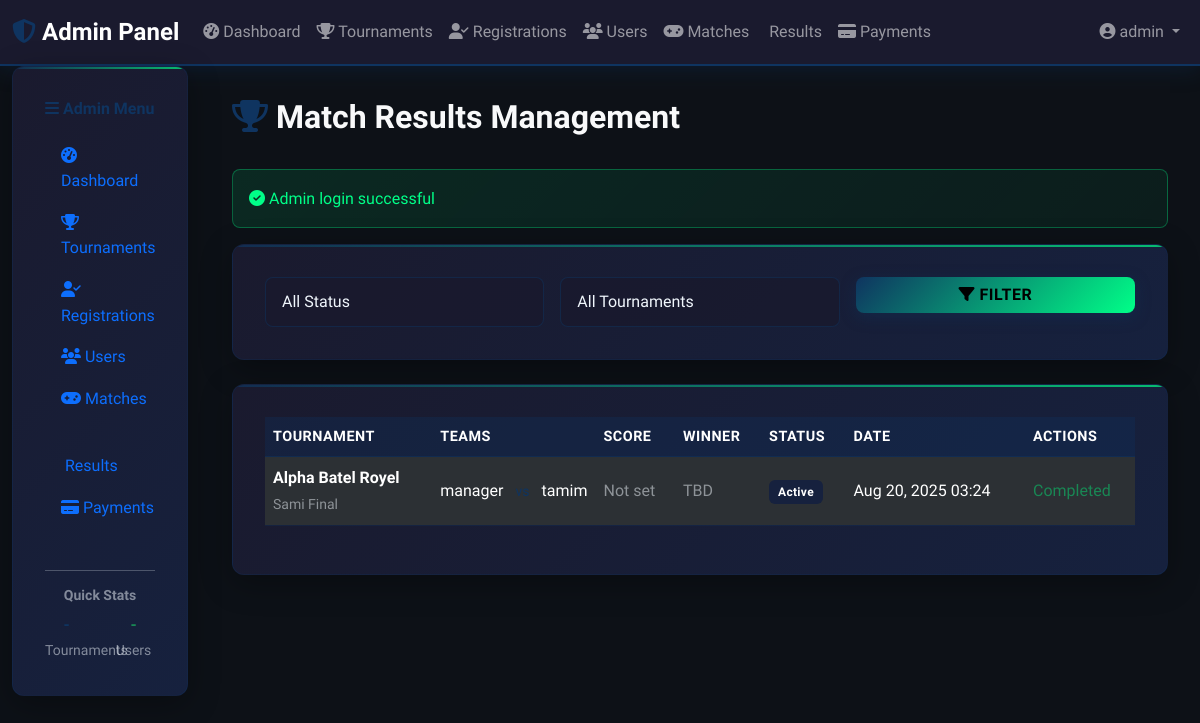
/admin/results.php (signed in), run on the app's committed database.
### tables this page shows
CREATE TABLE matches (
                    id INTEGER PRIMARY KEY AUTOINCREMENT,
                    tournament_id INTEGER NOT NULL,
                    team1_id INTEGER NOT NULL,
                    team2_id INTEGER NOT NULL,
                    team1_name VARCHAR(100),
                    team2_name VARCHAR(100),
                    status VARCHAR(20) DEFAULT 'scheduled',
                    score1 INTEGER,
                    score2 INTEGER,
                    winner_id INTEGER,
                    scheduled_at DATETIME,
                    started_at DATETIME,
                    completed_at DATETIME,
                    created_at DATETIME DEFAULT CURRENT_TIMESTAMP, scheduled_date DATETIME, updated_at TIMESTAMP DEFAULT CURRENT_TIMESTAMP, round VARCHAR(50), notes TEXT,
                    FOREIGN KEY (tournament_id) REFERENCES tournaments(id) ON DELETE CASCADE,
                    FOREIGN KEY (team1_id) REFERENCES users(id),
                    FOREIGN KEY (team2_id) REFERENCES users(id),
                    FOREIGN KEY (winner_id) REFERENCES users(id)
                );

CREATE TABLE tournaments (
                    id INTEGER PRIMARY KEY AUTOINCREMENT,
                    name VARCHAR(200) NOT NULL,
                    description TEXT,
                    game_type VARCHAR(100) NOT NULL,
                    max_teams INTEGER NOT NULL,
                    entry_fee DECIMAL(10,2) DEFAULT 0,
                    prize_pool DECIMAL(10,2) DEFAULT 0,
                    start_date DATETIME,
                    end_date DATETIME,
                    status VARCHAR(20) DEFAULT 'upcoming',
                    thumbnail VARCHAR(255),
                    created_at DATETIME DEFAULT CURRENT_TIMESTAMP,
                    updated_at DATETIME DEFAULT CURRENT_TIMESTAMP
                , winner_id INTEGER, runner_up_id INTEGER, third_place_id INTEGER, winner_prize DECIMAL(10,2) DEFAULT 0.00, runner_up_prize DECIMAL(10,2) DEFAULT 0.00, third_place_prize DECIMAL(10,2) DEFAULT 0.00);

### includes/functions.php (called while the page is built, shortened)
<?php
function getFlashMessage() {
    if (isset($_SESSION['flash_message'])) {
        $message = $_SESSION['flash_message'];
        $type = $_SESSION['flash_type'] ?? 'info';
        return ['message' => $message, 'type' => $type];
    }
    return null;
}
function formatDate($date, $format = 'M d, Y H:i') {
    return date($format, strtotime($date));
}
?>

### admin/results.php (the view, shortened to what this page needs)
<?php
require_once '../config/config.php';
$action = $_GET['action'] ?? 'list';
$success = '';
if ($action === 'list') {
    $whereClause = 'WHERE 1=1';
    $params = [];
    $stmt = $pdo->prepare("
        SELECT m.*, t.name as tournament_name,
               u1.username as team1_name, u1.full_name as team1_fullname,
               u2.username as team2_name, u2.full_name as team2_fullname,
               w.username as winner_name
        FROM matches m
        JOIN tournaments t ON m.tournament_id = t.id
        JOIN users u1 ON m.team1_id = u1.id
        JOIN users u2 ON m.team2_id = u2.id
        LEFT JOIN users w ON m.winner_id = w.id
        $whereClause
        ORDER BY m.scheduled_date DESC, m.created_at DESC
    ");
    $stmt->execute($params);
    $matches = $stmt->fetchAll();
}
$flash = getFlashMessage();
if ($flash) {
    if ($flash['type'] === 'success') $success = $flash['message'];
    else $error = $flash['message'];
}
?>
<!DOCTYPE html>
<html lang="en">
<head>
    <link href="https://cdn.jsdelivr.net/npm/bootstrap@5.3.0/dist/css/bootstrap.min.css" rel="stylesheet">
    <link rel="stylesheet" href="https://cdnjs.cloudflare.com/ajax/libs/font-awesome/6.4.0/css/all.min.css">
    <link rel="stylesheet" href="../assets/css/style.css">
</head>
<body>
    <?php include '../includes/navbar.php'; ?>
    <div class="container-fluid">
        <div class="row">
            <?php include '../includes/sidebar.php'; ?>
            <div class="col-lg-9 col-xl-10 main-content">
                <div class="d-flex justify-content-between align-items-center mb-4">
                    <h2 class="text-light">
                        <i class="fas fa-trophy text-accent"></i> Match Results Management
                    </h2>
                </div>
                <?php if ($success): ?>
                    <div class="alert alert-success">
                        <i class="fas fa-check-circle"></i> <?= htmlspecialchars($success) ?>
                    </div>
                <?php endif; ?>
                <?php if ($action === 'list'): ?>
                    <div class="gaming-card mb-4">
                        <form method="GET" class="row g-3">
                            <div class="col-md-4">
                                <select class="form-control gaming-input" name="status">
                                    <option value="">All Status</option>
                                </select>
                            </div>
                            <div class="col-md-4">
                                <select class="form-control gaming-input" name="tournament">
                                    <option value="">All Tournaments</option>
                                </select>
                            </div>
                            <div class="col-md-4">
                                <button type="submit" class="btn btn-accent w-100">
                                    <i class="fas fa-filter"></i> Filter
                                </button>
                            </div>
                        </form>
                    </div>
                    <div class="gaming-card">
                        <?php if (empty($matches)): ?>
                            <div class="text-center py-5">
                                <i class="fas fa-gamepad fa-4x text-accent mb-3"></i>
                                <h4>No Matches Found</h4>
                                <p class="text-light-50">No matches match your current filters</p>
                            </div>
                        <?php else: ?>
                            <div class="table-responsive">
                                <table class="table table-dark table-striped">
                                    <thead>
                                        <tr>
                                            <th>Tournament</th>
                                            <th>Teams</th>
                                            <th>Score</th>
                                            <th>Winner</th>
                                            <th>Status</th>
                                            <th>Date</th>
                                            <th>Actions</th>
                                        </tr>
                                    </thead>
                                    <tbody>
                                        <?php foreach ($matches as $m): ?>
                                            <tr>
                                                <td>
                                                    <strong><?= htmlspecialchars($m['tournament_name']) ?></strong><br>
                                                    <?php if ($m['round']): ?>
                                                        <small class="text-light-50"><?= htmlspecialchars($m['round']) ?></small>
                                                    <?php endif; ?>
                                                </td>
                                                <td>
                                                    <div class="d-flex justify-content-between align-items-center">
                                                        <span><?= htmlspecialchars($m['team1_name']) ?></span>
                                                        <small class="text-accent">vs</small>
                                                        <span><?= htmlspecialchars($m['team2_name']) ?></span>
                                                    </div>
                                                </td>
                                                <td>
                                                    <?php if ($m['score1'] !== null && $m['score2'] !== null): ?>
                                                        <span class="fw-bold"><?= $m['score1'] ?> - <?= $m['score2'] ?></span>
                                                    <?php else: ?>
                                                        <span class="text-light-50">Not set</span>
                                                    <?php endif; ?>
                                                </td>
                                                <td>
                                                    <?php if ($m['winner_name']): ?>
                                                        <span class="text-accent fw-bold"><?= htmlspecialchars($m['winner_name']) ?></span>
                                                    <?php else: ?>
                                                        <span class="text-light-50">TBD</span>
                                                    <?php endif; ?>
                                                </td>
                                                <td>
                                                    <span class="badge bg-<?= $m['status'] === 'completed' ? 'success' : ($m['status'] === 'live' ? 'warning' : ($m['status'] === 'pending_review' ? 'info' : 'secondary')) ?>">
                                                        <?= ucfirst(str_replace('_', ' ', $m['status'])) ?>
                                                    </span>
                                                </td>
                                                <td>
                                                    <?php if ($m['scheduled_date']): ?>
                                                        <?= formatDate($m['scheduled_date']) ?>
                                                    <?php else: ?>
                                                        <span class="text-light-50">Not scheduled</span>
                                                    <?php endif; ?>
                                                </td>
                                                <td>
                                                    <?php if (in_array($m['status'], ['scheduled', 'live', 'pending_review'])): ?>
                                                        <a href="results.php?action=update&id=<?= $m['id'] ?>" class="btn btn-sm btn-accent">
                                                            <i class="fas fa-edit"></i> Update Result
                                                        </a>
                                                    <?php else: ?>
                                                        <span class="text-success">Completed</span>
                                                    <?php endif; ?>
                                                </td>
                                            </tr>
                                        <?php endforeach; ?>
                                    </tbody>
                                </table>
                            </div>
                        <?php endif; ?>
                    </div>
                <?php endif; ?>
            </div>
        </div>
    </div>
</body>
</html>

### assets/css/style.css (style rules this page uses)
:root { --primary: #1a1a2e; --secondary: #16213e; --accent: #0f3460; --success: #00ff88; --warning: #ff6b35; --background: #0d1117; --text: #f0f6fc; --text-50: rgba(240, 246, 252, 0.5); --text-75: rgba(240, 246, 252, 0.75); }
* { box-sizing: border-box; }
body { background: var(--background); color: var(--text); font-family: 'Rajdhani', 'Roboto', sans-serif; line-height: 1.6; }
h1, h2, h3, h4, h5, h6 { font-family: 'Orbitron', monospace; font-weight: 600; }
.text-accent { color: var(--accent) !important; }
.text-light-50 { color: var(--text-50) !important; }
.btn { font-family: 'Rajdhani', sans-serif; font-weight: 600; text-transform: uppercase; letter-spacing: 0.5px; border-radius: 8px; transition: all 0.3s ease; position: relative; overflow: hidden; }
.btn-accent { background: linear-gradient(135deg, var(--accent) 0%, #00ff88 100%); border: none; color: #000; box-shadow: 0 4px 15px rgba(15, 52, 96, 0.4); }
.gaming-card { background: linear-gradient(135deg, var(--primary) 0%, var(--secondary) 100%); border: 1px solid rgba(15, 52, 96, 0.3); border-radius: 12px; padding: 2rem; box-shadow: 0 8px 32px rgba(0, 0, 0, 0.3); position: relative; overflow: hidden; }
.gaming-card:before { content: ''; position: absolute; top: 0; left: 0; right: 0; height: 2px; background: linear-gradient(90deg, var(--accent), var(--success)); opacity: 0.7; }
.gaming-input { background: rgba(26, 26, 46, 0.8) !important; border: 1px solid rgba(15, 52, 96, 0.5) !important; color: var(--text) !important; border-radius: 8px !important; font-family: 'Rajdhani', sans-serif; font-weight: 500; padding: 0.75rem 1rem !important; transition: all 0.3s ease !important; }
.gaming-input::placeholder { color: var(--text-50); }
.table-dark { background-color: transparent; }
.table-dark th { background-color: rgba(15, 52, 96, 0.3); border-color: rgba(15, 52, 96, 0.5); font-weight: 600; text-transform: uppercase; letter-spacing: 0.5px; font-size: 0.9rem; }
.table-dark td { border-color: rgba(15, 52, 96, 0.3); vertical-align: middle; }
.alert { border-radius: 8px; border: none; font-weight: 500; }
.alert-success { background: linear-gradient(135deg, rgba(0, 255, 136, 0.1), rgba(0, 255, 136, 0.05)); color: var(--success); border: 1px solid rgba(0, 255, 136, 0.3); }
.badge { font-weight: 600; letter-spacing: 0.3px; padding: 0.5em 0.75em; }
.main-content { padding: 2rem; min-height: 100vh; }
.gaming-card { animation: fadeInUp 0.6s ease; }
.bg-secondary { background: var(--secondary) !important; }

### data on the page
matches: tournament.name "Alpha Batel Royel", round "Sami Final", team1_name "manager", team2_name "tamim", shows "Not set", status "Active", scheduled_date "Aug 20, 2025 03:24", shows "Completed"

### other printed values
$_SESSION['admin_username'] "admin"
$success "Admin login successful"
